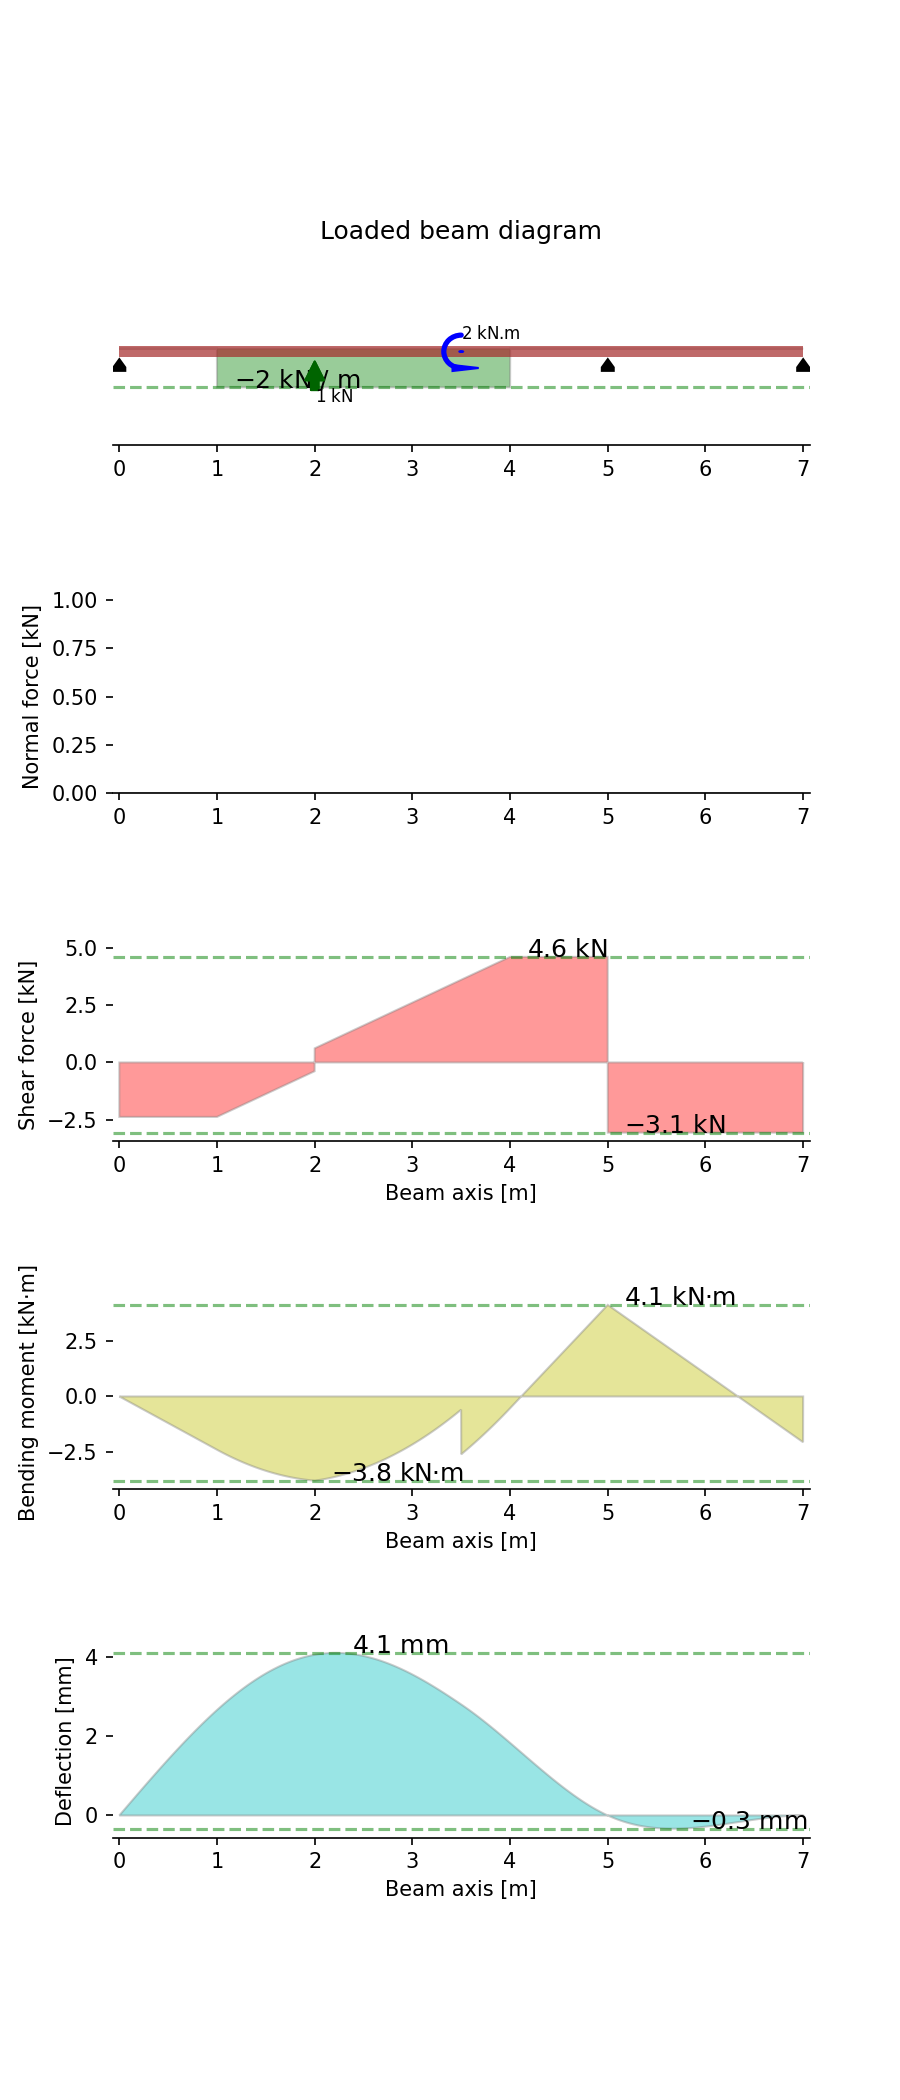

Reproduce this figure in Python.
##arbritrary example defined in README.md
from indeterminatebeam import Beam, Support, PointLoadV, PointTorque, DistributedLoadV
beam = Beam(7)                          # Initialize a Beam object of length 9m with E and I as defaults
beam_2 = Beam(9,E=2000, I =100000) 

a = Support(5,(1,1,0))                  # Defines a pin support at location x = 5m  
b = Support(0,(0,1,0))                  # Defines a roller support at location x = 0m
c = Support(7,(1,1,1))
beam.add_supports(a,b,c)    

load_1 = PointLoadV(1,2)                # Defines a point load of 1kn acting up, at location x = 2m
load_2 = DistributedLoadV(2,(1,4))      # Defines a 2kN UDL from location x = 1m to x = 4m 
load_3 = PointTorque(2, 3.5)              # Defines a 2kN.m point torque at location x = 3.5m
beam.add_loads(load_1,load_2,load_3)           # Assign the support objects to a beam object created earlier

beam.analyse()

fig = beam.plot()
#fig.savefig("./readme_example.png")